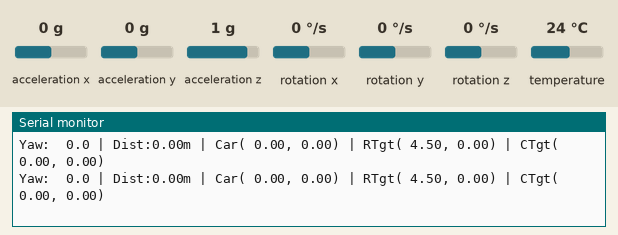
This sketch was run on a simulated ESP32. On the bench: the last lines printed to the serial monitor. The inputs (shaded band) are chosen by the test bench; at power-on: rotation z 0 °/s, acceleration x 0 g, acceleration y 0 g, acceleration z 1 g, rotation x 0 °/s, rotation y 0 °/s, temperature 24 °C.

Above: at 3.2 s.
3.3 s: rotation z set to -192 °/s
At 3.78 s:
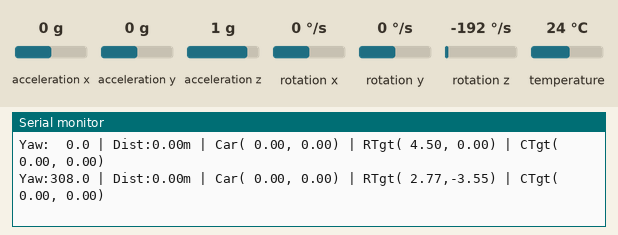
5.3 s: rotation z set to 192 °/s
At 5.89 s:
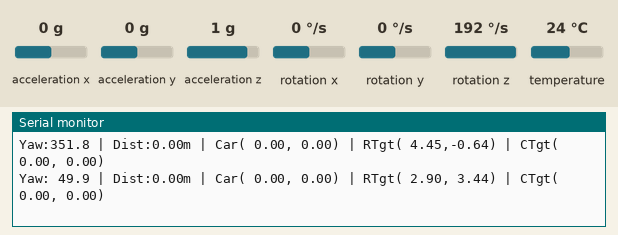
8.3 s: acceleration x set to -1.4 g
At 8.3 s:
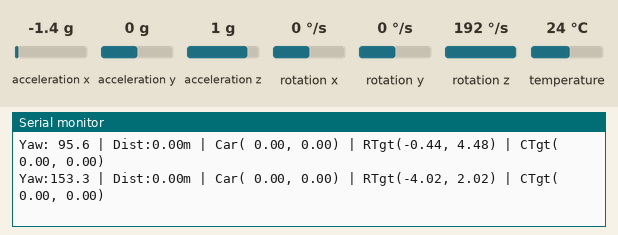
9.8 s: acceleration y set to -1.4 g
At 10.42 s:
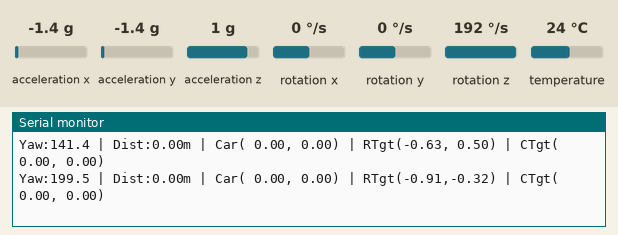
11.3 s: acceleration z set to -1.4 g
At 11.32 s:
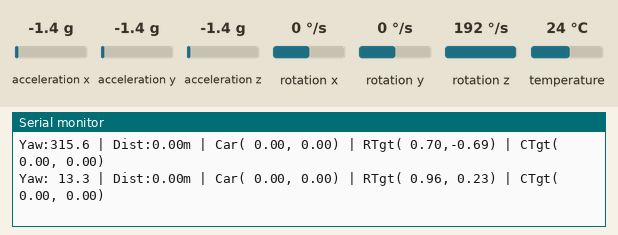
Timing chart, 0 to 13.8 s (numbered marks = the images above; inputs shaded):
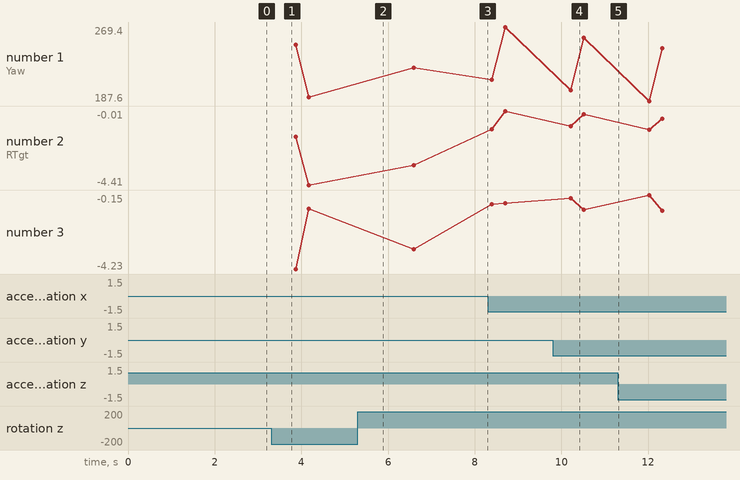

The sketch:

final_send.ino
```cpp
#include <Wire.h>
#include <Adafruit_MPU6050.h>
#include <Adafruit_Sensor.h>
#include <math.h>
#include <WiFi.h>
#include <esp_now.h>

// ==================== 【系統設定】 ====================
// 接收端（小車）的 MAC 地址
uint8_t broadcastAddress[] = {0x68, 0xFE, 0x71, 0x0C, 0x32, 0x1C};

// 遙控器本地推算參數 (必須與小車端設定完全一致)
const float REMOTE_HEIGHT = 0.80;   // 遙控器離地高度 0.8m
const float MAX_TARGET_DIST = 4.5f; // 小車端設定的最大距離上限

Adafruit_MPU6050 mpu;
float gz_offset = 0.0f;
float roll = 0.0f; float pitch = 0.0f; float yaw = 0.0f;
const float ALPHA = 0.98f;
unsigned long prevMicros = 0;

// ==================== 【ESP-NOW 資料結構】 ====================
typedef struct struct_message {
  float yaw;
  float pitch;
  float roll;
} __attribute__((packed)) struct_message;

typedef struct return_message {
  float car_yaw;
  float distance;
  float car_x;
  float car_y;
  float tgt_x;
  float tgt_y;
} __attribute__((packed)) return_message;

struct_message myData;
return_message incomingCarData;
esp_now_peer_info_t peerInfo;

unsigned long lastSendTime = 0;
const unsigned long SEND_INTERVAL = 60;

// ==================== 【數學輔助函數】 ====================
static inline float rad2deg(float r) { return r * 180.0f / PI; }

static inline float wrap360(float a) {
  while (a < 0.0f) a += 360.0f;
  while (a >= 360.0f) a -= 360.0f;
  return a;
}

// ==================== 【ESP-NOW 回呼】 ====================
void OnDataSent(const wifi_tx_info_t *tx_info, esp_now_send_status_t status) {}

void OnDataRecv(const esp_now_recv_info_t *recv_info, const uint8_t *incomingDataRaw, int len) {
  if (len >= sizeof(return_message)) {
    memcpy(&incomingCarData, incomingDataRaw, sizeof(return_message));
  }
}

// ==================== 【主程式】 ====================
void setup() {
  Serial.begin(115200);
  WiFi.mode(WIFI_STA);
  if (esp_now_init() != ESP_OK) {
    Serial.println("ESP-NOW Init Failed");
    return;
  }

  esp_now_register_send_cb(OnDataSent);
  esp_now_register_recv_cb(OnDataRecv);

  memcpy(peerInfo.peer_addr, broadcastAddress, 6);
  peerInfo.channel = 0; peerInfo.encrypt = false;
  esp_now_add_peer(&peerInfo);

  Wire.begin(21, 22);
  Wire.setClock(400000);

  if (!mpu.begin()) {
    Serial.println("MPU6050 Not Found");
    while (1);
  }
  mpu.setAccelerometerRange(MPU6050_RANGE_2_G);
  mpu.setGyroRange(MPU6050_RANGE_250_DEG);
  mpu.setFilterBandwidth(MPU6050_BAND_21_HZ);

  Serial.println("====== MPU6050 Calibrating... PLEASE KEEP REMOTE STILL ======");
  delay(500);
  float sum_gz = 0.0f;
  for (int i = 0; i < 300; i++) {
    sensors_event_t a, g, temp;
    mpu.getEvent(&a, &g, &temp);
    sum_gz += g.gyro.z * 180.0f / PI;
    delay(3);
  }
  gz_offset = sum_gz / 300.0f;

  Serial.println("====== Remote Calibration Success! ======");
  prevMicros = micros();
  lastSendTime = millis();
}

void loop() {
  sensors_event_t a, g, temp;
  mpu.getEvent(&a, &g, &temp);

  unsigned long now = micros();
  float dt = (now - prevMicros) * 1e-6f;
  prevMicros = now;
  if (dt <= 0.0f || dt > 0.05f) dt = 0.01f;

  float ax = a.acceleration.x; float ay = a.acceleration.y; float az = a.acceleration.z;
  float gx_dps = g.gyro.x * 180.0f / PI;
  float gy_dps = g.gyro.y * 180.0f / PI;
  float gz_dps = g.gyro.z * 180.0f / PI;

  roll = ALPHA * (roll + gx_dps * dt) + (1.0f - ALPHA) * rad2deg(atan2(ay, az));
  pitch = ALPHA * (pitch + gy_dps * dt) + (1.0f - ALPHA) * rad2deg(atan2(-ax, sqrt(ay * ay + az * az)));

  float corrected_gz_dps = gz_dps - gz_offset;
  if (abs(corrected_gz_dps) > 0.45f) {
    yaw += corrected_gz_dps * dt;
  }
  yaw = wrap360(yaw);

  myData.yaw = yaw;
  myData.pitch = pitch;
  myData.roll = roll;

  unsigned long currentMillis = millis();
  if (currentMillis - lastSendTime >= SEND_INTERVAL) {
    lastSendTime = currentMillis;
    esp_now_send(broadcastAddress, (uint8_t *) &myData, sizeof(myData));
  }

  // 定時監控與狀態顯示
  static unsigned long lastPrint = 0;
  if (currentMillis - lastPrint > 300) {
    lastPrint = currentMillis;

    // --- 本地端直接運算目標座標 (離線測試用) ---
    float pitchRad = abs(pitch) * PI / 180.0f;
    if(pitchRad < 0.05f) pitchRad = 0.05f;

    float local_R_tgt = REMOTE_HEIGHT / tan(pitchRad);
    if(local_R_tgt > MAX_TARGET_DIST) local_R_tgt = MAX_TARGET_DIST;

    float yawRad = yaw * PI / 180.0f;
    float local_tgt_x = local_R_tgt * cos(yawRad);
    float local_tgt_y = local_R_tgt * sin(yawRad);

    // 精簡標籤名稱，並將所有資訊合併在同一行輸出
    Serial.printf("Yaw:%5.1f | Dist:%4.2fm | Car(%5.2f,%5.2f) | RTgt(%5.2f,%5.2f) | CTgt(%5.2f,%5.2f)\n",
                  yaw,
                  incomingCarData.distance,
                  incomingCarData.car_x,
                  incomingCarData.car_y,
                  local_tgt_x,
                  local_tgt_y,
                  incomingCarData.tgt_x,
                  incomingCarData.tgt_y);
  }
}
```

Measured:
- after the input at 3.3 s, the serial monitor: prints a new line after 0.27 s (image 1)
- after the input at 5.3 s, the serial monitor: prints a new line after 0.08 s (image 2)
- after the input at 9.8 s, the serial monitor: prints a new line after 0.11 s (image 4)
- plotted number 1: 191.8 → 224.1 after the input at 5.3 s
- plotted number 2: -4.41 → -3.23 after the input at 5.3 s, -3.23 → -0.01 after the input at 8.3 s, -0.01 → -0.21 after the input at 9.8 s, -0.21 → -0.47 after the input at 11.3 s
- plotted number 3: -0.92 → -3.13 after the input at 5.3 s, -3.13 → -0.6 after the input at 8.3 s, -0.6 → -0.96 after the input at 9.8 s, -0.96 → -1.03 after the input at 11.3 s
